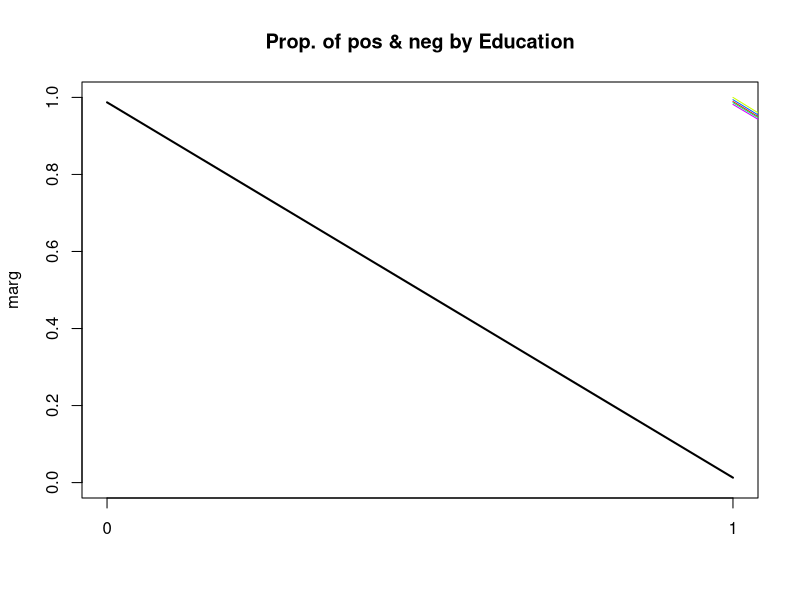
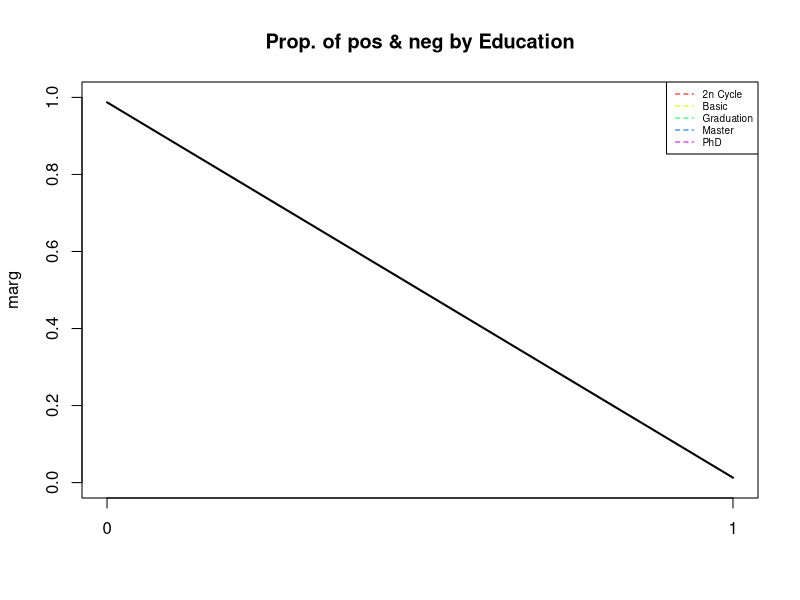
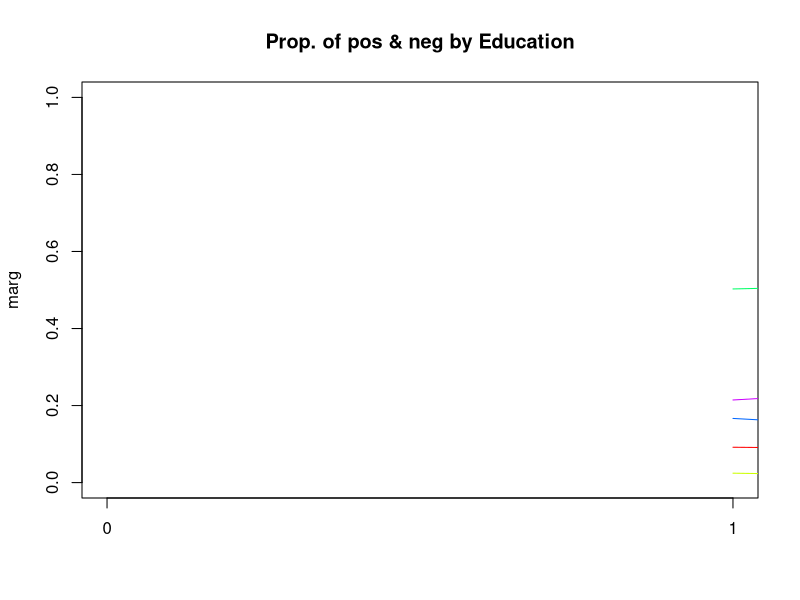
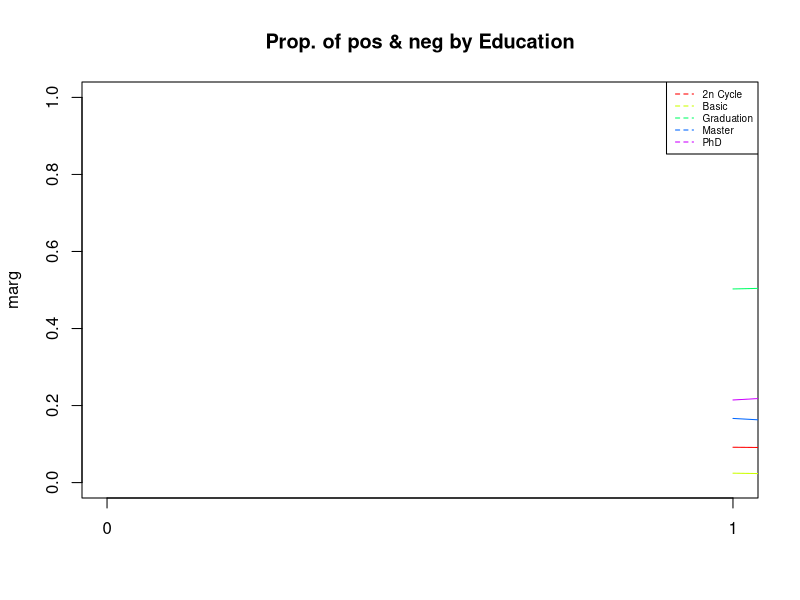
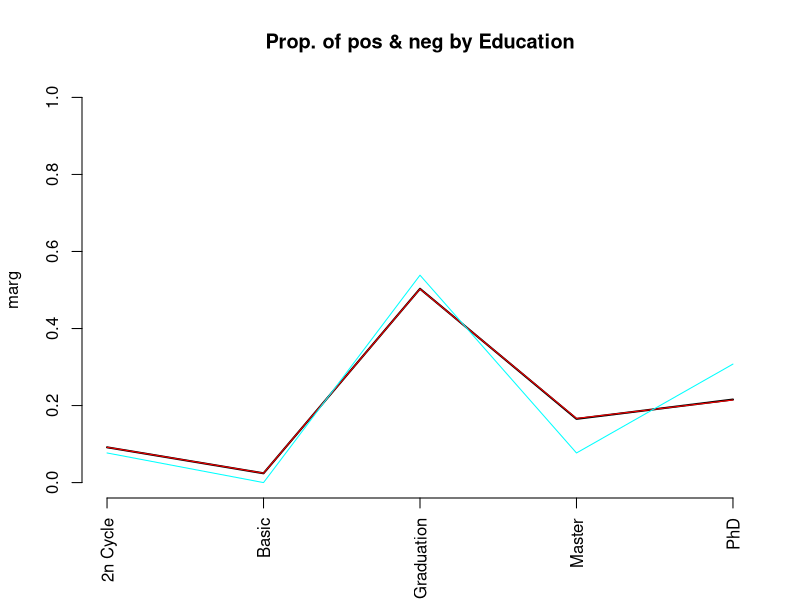
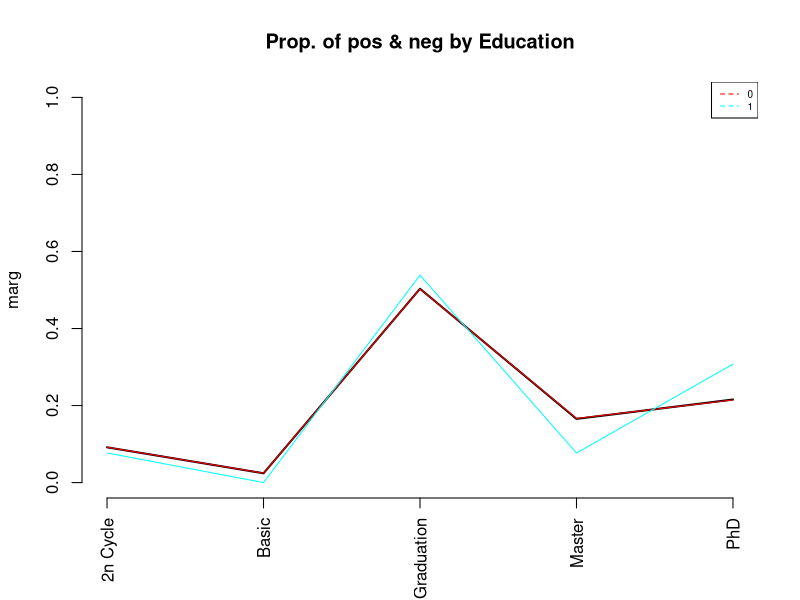
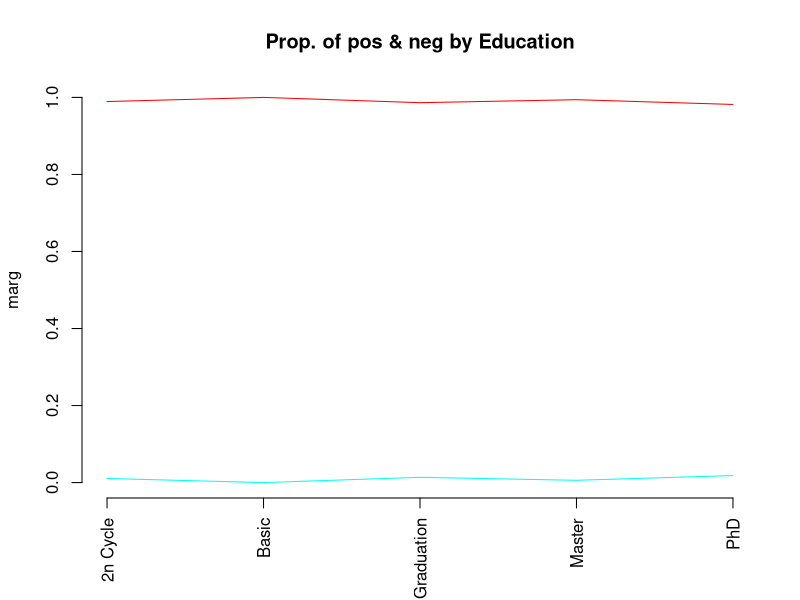
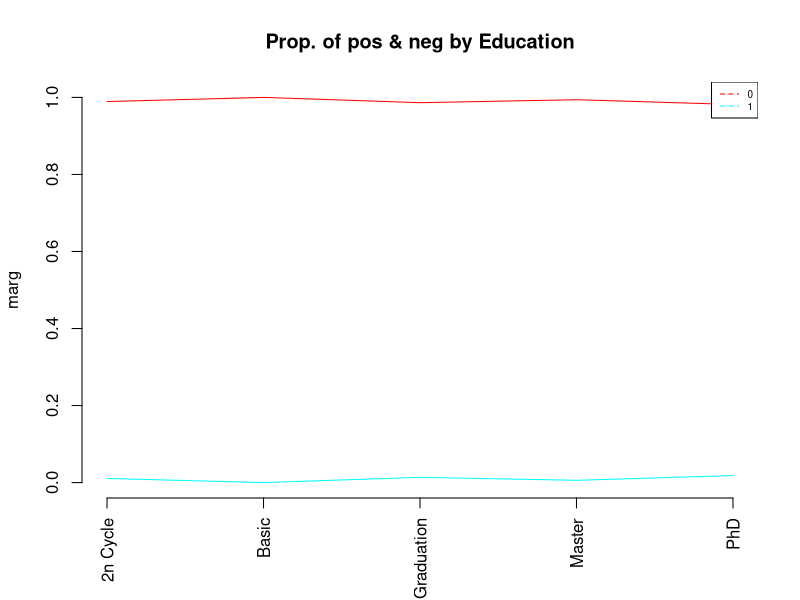

R code for these plots, in order:
#  READING CREDSCO_BIN
# load("d:/karina/docencia/DataMiningEI/Practiques/2CredscoProfiling/credscok_bin")

#read data only if required
setwd("C:/Users/Michel/Desktop/UPC/Q5/MD/MD-D4")
dd <- read.table("ifood_enriched.csv",header=T, sep=",", dec='.');

names(dd)

attach(dd)

#Dictamen    <- as.factor(Dictamen)
#levels(Dictamen) <- c(NA, "positiu","negatiu")


#Calcula els valor test de la variable Xnum per totes les modalitats del factor P
ValorTestXnum <- function(Xnum,P){
  #freq dis of fac
  nk <- as.vector(table(P)); 
  n <- sum(nk); 
  #mitjanes x grups
  xk <- tapply(Xnum,P,mean);
  #valors test
  txk <- (xk-mean(Xnum))/(sd(Xnum)*sqrt((n-nk)/(n*nk))); 
  #p-values
  pxk <- pt(txk,n-1,lower.tail=F);
  for(c in 1:length(levels(as.factor(P)))){if (pxk[c]>0.5){pxk[c]<-1-pxk[c]}}
  return (pxk)
}




ValorTestXquali <- function(P,Xquali){
  taula <- table(P,Xquali);
  n <- sum(taula); 
  pk <- apply(taula,1,sum)/n;
  pj <- apply(taula,2,sum)/n;
  pf <- taula/(n*pk);
  pjm <- matrix(data=pj,nrow=dim(pf)[1],ncol=dim(pf)[2], byrow=TRUE);      
  dpf <- pf - pjm; 
  dvt <- sqrt(((1-pk)/(n*pk))%*%t(pj*(1-pj))); 
  #i hi ha divisions iguals a 0 dona NA i no funciona
  zkj <- dpf
  zkj[dpf!=0]<-dpf[dpf!=0]/dvt[dpf!=0]; 
  pzkj <- pnorm(zkj,lower.tail=F);
  for(c in 1:length(levels(as.factor(P)))){for (s in 1:length(levels(Xquali))){if (pzkj[c,s]> 0.5){pzkj[c,s]<-1- pzkj[c,s]}}}
  return (list(rowpf=pf,vtest=zkj,pval=pzkj))
}


#source("file")
#dades contain the dataset
dades<-dd
#dades<-dd[filtro,]
#dades<-df
K<-dim(dades)[2]
par(ask=TRUE)


#P must contain the class variable
P<-dd$AccCmp2
#P<-c2
#P<-dd[,18]
nameP<-"AccCmp2"
#P<-df[,33]

nc<-length(levels(factor(P)))
nc
pvalk <- matrix(data=0,nrow=nc,ncol=K, dimnames=list(levels(P),names(dades)))
nameP<-"Class"
n<-dim(dades)[1]

for(k in 1:K){
  if (is.numeric(dades[,k])){ 
    print(paste("Anàlisi per classes de la Variable:", names(dades)[k]))
    
    boxplot(dades[,k]~P, main=paste("Boxplot of", names(dades)[k], "vs", nameP ), horizontal=TRUE)
    
    barplot(tapply(dades[[k]], P, mean),main=paste("Means of", names(dades)[k], "by", nameP ))
    abline(h=mean(dades[[k]]))
    legend(0,mean(dades[[k]]),"global mean",bty="n")
    print("Estadístics per groups:")
    for(s in levels(as.factor(P))) {print(summary(dades[P==s,k]))}
    o<-oneway.test(dades[,k]~P)
    print(paste("p-valueANOVA:", o$p.value))
    kw<-kruskal.test(dades[,k]~P)
    print(paste("p-value Kruskal-Wallis:", kw$p.value))
    pvalk[,k]<-ValorTestXnum(dades[,k], P)
    print("p-values ValorsTest: ")
    print(pvalk[,k])      
  }else{
    if(class(dd[,k])=="Date"){
      print(summary(dd[,k]))
      print(sd(dd[,k]))
      #decide breaks: weeks, months, quarters...
      hist(dd[,k],breaks="weeks")
    }else{
      #qualitatives
      print(paste("Variable", names(dades)[k]))
      table<-table(P,dades[,k])
      #   print("Cross-table")
      #   print(table)
      rowperc<-prop.table(table,1)
      
      colperc<-prop.table(table,2)
      #  print("Distribucions condicionades a files")
      # print(rowperc)
      
      #ojo porque si la variable es true o false la identifica amb el tipus Logical i
      #aquest no te levels, por tanto, coertion preventiva
      
      dades[,k]<-as.factor(dades[,k])
      
      
      marg <- table(as.factor(P))/n
      print(append("Categories=",levels(as.factor(dades[,k]))))
      
      #from next plots, select one of them according to your practical case
      plot(marg,type="l",ylim=c(0,1),main=paste("Prop. of pos & neg by",names(dades)[k]))
      paleta<-rainbow(length(levels(dades[,k])))
      for(c in 1:length(levels(dades[,k]))){lines(colperc[,c],col=paleta[c]) }
      
      #with legend
      plot(marg,type="l",ylim=c(0,1),main=paste("Prop. of pos & neg by",names(dades)[k]))
      paleta<-rainbow(length(levels(dades[,k])))
      for(c in 1:length(levels(dades[,k]))){lines(colperc[,c],col=paleta[c]) }
      legend("topright", levels(dades[,k]), col=paleta, lty=2, cex=0.6)
      
      #condicionades a classes
      print(append("Categories=",levels(dades[,k])))
      plot(marg,type="n",ylim=c(0,1),main=paste("Prop. of pos & neg by",names(dades)[k]))
      paleta<-rainbow(length(levels(dades[,k])))
      for(c in 1:length(levels(dades[,k]))){lines(rowperc[,c],col=paleta[c]) }
      
      #with legend
      plot(marg,type="n",ylim=c(0,1),main=paste("Prop. of pos & neg by",names(dades)[k]))
      paleta<-rainbow(length(levels(dades[,k])))
      for(c in 1:length(levels(dades[,k]))){lines(rowperc[,c],col=paleta[c]) }
      legend("topright", levels(dades[,k]), col=paleta, lty=2, cex=0.6)
      
      #amb variable en eix d'abcisses
      marg <-table(dades[,k])/n
      print(append("Categories=",levels(dades[,k])))
      plot(marg,type="l",ylim=c(0,1),main=paste("Prop. of pos & neg by",names(dades)[k]), las=3)
      #x<-plot(marg,type="l",ylim=c(0,1),main=paste("Prop. of pos & neg by",names(dades)[k]), xaxt="n")
      #text(x=x+.25, y=-1, adj=1, levels(CountryName), xpd=TRUE, srt=25, cex=0.7)
      paleta<-rainbow(length(levels(as.factor(P))))
      for(c in 1:length(levels(as.factor(P)))){lines(rowperc[c,],col=paleta[c]) }
      
      #with legend
      plot(marg,type="l",ylim=c(0,1),main=paste("Prop. of pos & neg by",names(dades)[k]), las=3)
      for(c in 1:length(levels(as.factor(P)))){lines(rowperc[c,],col=paleta[c])}
      legend("topright", levels(as.factor(P)), col=paleta, lty=2, cex=0.6)
      
      #condicionades a columna 
      plot(marg,type="n",ylim=c(0,1),main=paste("Prop. of pos & neg by",names(dades)[k]), las=3)
      paleta<-rainbow(length(levels(as.factor(P))))
      for(c in 1:length(levels(as.factor(P)))){lines(colperc[c,],col=paleta[c]) }
      
      #with legend
      plot(marg,type="n",ylim=c(0,1),main=paste("Prop. of pos & neg by",names(dades)[k]), las=3)
      for(c in 1:length(levels(as.factor(P)))){lines(colperc[c,],col=paleta[c])}
      legend("topright", levels(as.factor(P)), col=paleta, lty=2, cex=0.6)
      
      table<-table(dades[,k],P)
      print("Cross Table:")
      print(table)
      print("Distribucions condicionades a columnes:")
      print(colperc)
      
      #diagrames de barres apilades                                         
      
      paleta<-rainbow(length(levels(dades[,k])))
      barplot(table(dades[,k], as.factor(P)), beside=FALSE,col=paleta )
      
      barplot(table(dades[,k], as.factor(P)), beside=FALSE,col=paleta )
      legend("topright",levels(as.factor(dades[,k])),pch=1,cex=0.5, col=paleta)
      
      #diagrames de barres adosades
      barplot(table(dades[,k], as.factor(P)), beside=TRUE,col=paleta )
      
      barplot(table(dades[,k], as.factor(P)), beside=TRUE,col=paleta)
      legend("topright",levels(as.factor(dades[,k])),pch=1,cex=0.5, col=paleta)
      
      print("Test Fisher: ")
      print(fisher.test(dades[,k], as.factor(P), simulate.p.value = TRUE, B = 2000, workspace = 2000000)) 
      
      print("valorsTest:")
      print( ValorTestXquali(P,dades[,k]))
      #calcular els pvalues de les quali
    }
  }
}#endfor

#descriptors de les classes més significatius. Afegir info qualits
for (c in 1:length(levels(as.factor(P)))) {
  if(!is.na(levels(as.factor(P))[c])){
    print(paste("P.values per class:",levels(as.factor(P))[c]));
    print(sort(pvalk[c,]), digits=3) 
  }
}

#afegir la informacio de les modalitats de les qualitatives a la llista de pvalues i fer ordenacio global

#saving the dataframe in an external file
#write.table(dd, file = "ifood_enriched.csv", sep = ",", na = "NA", dec = ".", row.names = FALSE, col.names = TRUE)


